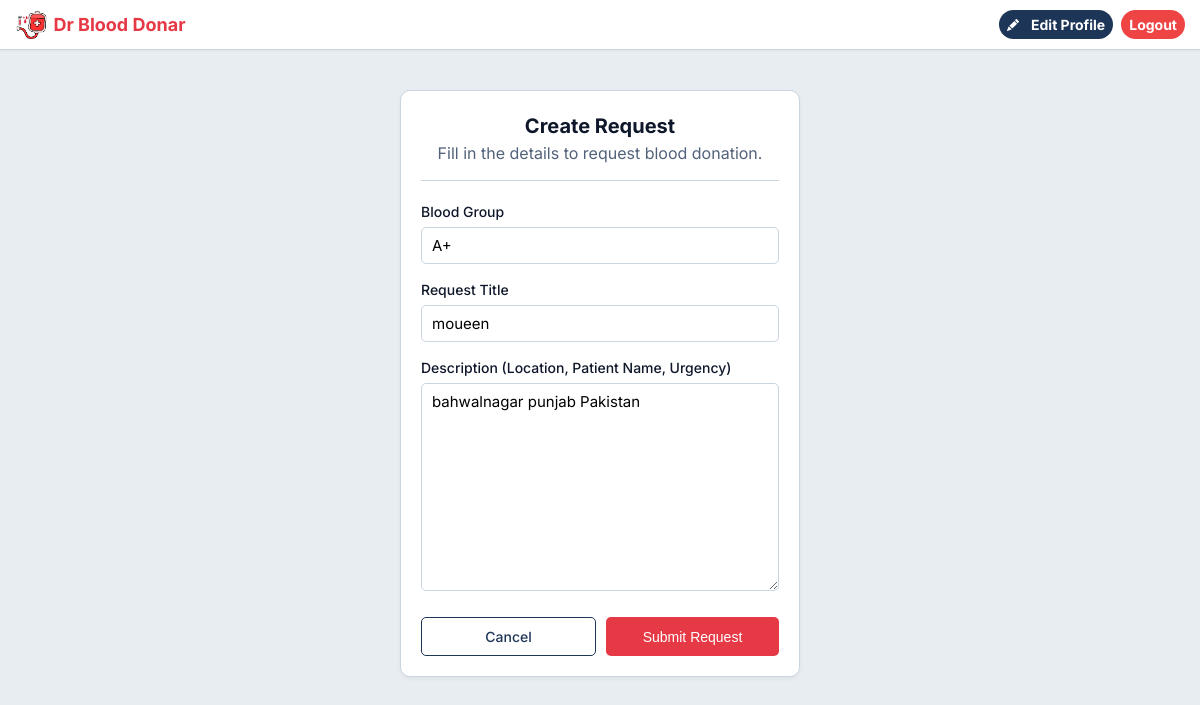
The app's page /update-room/1/ (signed in) with its own data.
### base/models.py (models this page shows, shortened)
class Room(models.Model):
    host = models.ForeignKey(User, on_delete=models.SET_NULL, null=True)
    topic = models.ForeignKey(Topic, on_delete=models.SET_NULL, null=True)
    name = models.CharField(max_length=200)
    description = models.TextField(null=True, blank=True)
    participants = models.ManyToManyField(
        User, related_name='participants', blank=True)
    updated = models.DateTimeField(auto_now=True)
    created = models.DateTimeField(auto_now_add=True)
    class Meta:
        ordering = ['-updated', '-created']

class Topic(models.Model):
    name = models.CharField(max_length=200)

### base/views.py (the view, shortened to what this page needs)
# urls.py: path('update-room/<str:pk>/', views.updateRoom, name="update-room"),
@login_required(login_url='login')
def updateRoom(request, pk):
    room = Room.objects.get(id=pk)
    form = RoomForm(instance=room)
    topics = Topic.objects.all()
    if request.user != room.host:
        return HttpResponse('Your are not allowed here!!')
    context = {'form': form, 'topics': topics, 'room': room}
    return render(request, 'base/room_form.html', context)

### base/forms.py
class RoomForm(ModelForm):
    class Meta:
        model = Room
        fields = '__all__'
        exclude = ['host', 'participants']
    def __init__(self, *args, **kwargs):
        super(RoomForm, self).__init__(*args, **kwargs)
        for field in self.fields:
            self.fields[field].widget.attrs.update({'class': 'form-input'})

### base/templates/base/room_form.html (shortened to what this page needs)
{% extends 'main.html' %}
{% block content %}
<main class="container">
  <div class="auth-box">
    <div class="card">
      <div class="card__header"
        style="justify-content: center; flex-direction: column; align-items: center; border-bottom: 1px solid var(--color-border); padding-bottom: 1.5rem; margin-bottom: 2rem;">
        <h3 style="font-size: 2rem; font-weight: 700; color: var(--color-text-main);">Create Request</h3>
        <p style="color: var(--color-text-muted);">Fill in the details to request blood donation.</p>
      </div>
      <form class="form" action="" method="POST">
        <div class="form-group">
          <label for="room_topic" class="form-label">Blood Group</label>
          <input required type="text" value="{{room.topic.name}}" name="topic" list="topic-list" class="form-input"
            placeholder="Select or type blood group (e.g. A+)" />
        </div>
        <div class="form-group">
          <label for="room_name" class="form-label">Request Title</label>
          {{form.name}}
        </div>
        <div class="form-group">
          <label for="room_description" class="form-label">Description (Location, Patient Name, Urgency)</label>
          {{form.description}}
        </div>
        <div class="form__action" style="display: flex; gap: 1rem; margin-top: 2rem;">
          <a class="btn btn--secondary" href="{{request.META.HTTP_REFERER}}" style="flex: 1;">Cancel</a>
          <button class="btn btn--primary" type="submit" style="flex: 1;">Submit Request</button>
        </div>
      </form>
    </div>
  </div>
</main>
{% endblock content %}

### static/styles/style.css (style rules this page uses)
:root { --color-primary: #E63946; --color-primary-hover: #D0303C; --color-secondary: #1D3557; --color-secondary-hover: #162842; --color-accent: #457B9D; --color-bg: #E8EDF2; --color-surface: #FFFFFF; --color-text-main: #0F172A; --color-text-muted: #52627a; --color-border: #CBD5E1; --color-success: #10B981; --color-warning: #F59E0B; --color-error: #EF4444; --container-width: 1200px; --radius-sm: 0.375rem; --radius-md: 0.5rem; --radius-lg: 1rem; --shadow-sm: 0 1px 2px 0 rgb(0 0 0 / 0.05); --shadow-md: 0 4px 6px -1px rgb(0 0 0 / 0.1), 0 2px 4px -2px rgb(0 0 0 / 0.1); }
* { margin: 0; padding: 0; box-sizing: border-box; }
html { font-size: 62.5%; }
body { font-family: 'Inter', sans-serif; font-size: 1.6rem; line-height: 1.5; color: var(--color-text-main); background-color: var(--color-bg); -webkit-font-smoothing: antialiased; }
a { text-decoration: none; color: inherit; transition: color 0.2s; }
.container { max-width: var(--container-width); margin: 0 auto; padding: 0 2rem; }
.btn { display: inline-flex; align-items: center; justify-content: center; gap: 0.8rem; padding: 0.8rem 1.6rem; border-radius: var(--radius-md); font-weight: 500; cursor: pointer; transition: all 0.2s; border: none; font-size: 1.4rem; }
.btn--primary { background-color: var(--color-primary); color: white; }
.btn--secondary { background-color: transparent; color: var(--color-secondary); border: 1px solid var(--color-secondary); }
.card { background-color: var(--color-surface); border-radius: var(--radius-lg); border: 1px solid var(--color-border); padding: 2rem; box-shadow: 0 2px 4px rgba(0, 0, 0, 0.05); margin-bottom: 1.5rem; transition: transform 0.2s, box-shadow 0.2s; }
.card__header { display: flex; justify-content: space-between; align-items: flex-start; margin-bottom: 1.5rem; }
.form-group { margin-bottom: 1.5rem; }
.form-label { display: block; font-size: 1.4rem; font-weight: 500; color: var(--color-text-main); margin-bottom: 0.5rem; }
.form-input, .form-select, .form-textarea { width: 100%; padding: 0.8rem 1rem; border: 1px solid var(--color-border); border-radius: var(--radius-md); font-family: inherit; font-size: 1.5rem; background-color: var(--color-surface); transition: border-color 0.2s; }
.auth-box { max-width: 400px; margin: 4rem auto; }

### records on screen
Room: topic "A+", name "moueen", description "bahwalnagar punjab Pakistan"
